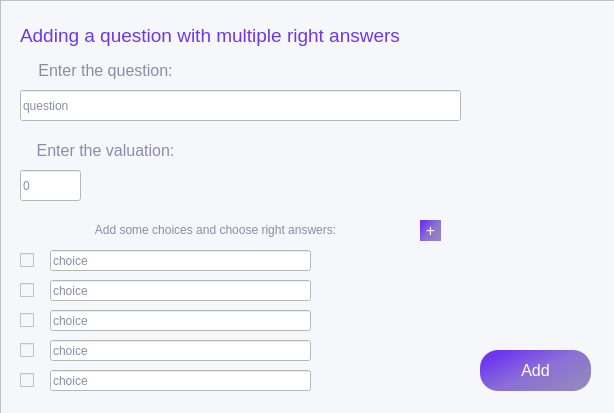
<?xml version="1.0" encoding="UTF-8"?>
<ui version="4.0">
 <class>Form</class>
 <widget class="QWidget" name="Form">
  <property name="geometry">
   <rect>
    <x>0</x>
    <y>0</y>
    <width>614</width>
    <height>413</height>
   </rect>
  </property>
  <property name="windowTitle">
   <string>Form</string>
  </property>
  <widget class="QFrame" name="frame">
   <property name="geometry">
    <rect>
     <x>0</x>
     <y>0</y>
     <width>620</width>
     <height>420</height>
    </rect>
   </property>
   <property name="styleSheet">
    <string notr="true">background-color: rgb(246, 247, 250);
color: rgb(110, 55, 238);
font: 12pt &quot;Arial&quot;;
color: rgb(139, 140, 166);</string>
   </property>
   <property name="frameShape">
    <enum>QFrame::StyledPanel</enum>
   </property>
   <property name="frameShadow">
    <enum>QFrame::Raised</enum>
   </property>
   <widget class="QLabel" name="label_2">
    <property name="geometry">
     <rect>
      <x>10</x>
      <y>50</y>
      <width>191</width>
      <height>41</height>
     </rect>
    </property>
    <property name="text">
     <string>&lt;html&gt;&lt;head/&gt;&lt;body&gt;&lt;p align=&quot;center&quot;&gt;&lt;span style=&quot; font-size:12pt;&quot;&gt;Enter the question:&lt;/span&gt;&lt;/p&gt;&lt;/body&gt;&lt;/html&gt;</string>
    </property>
    <property name="textFormat">
     <enum>Qt::RichText</enum>
    </property>
    <property name="alignment">
     <set>Qt::AlignCenter</set>
    </property>
   </widget>
   <widget class="QPushButton" name="pushButton">
    <property name="geometry">
     <rect>
      <x>480</x>
      <y>350</y>
      <width>111</width>
      <height>41</height>
     </rect>
    </property>
    <property name="font">
     <font>
      <family>Arial</family>
      <pointsize>12</pointsize>
      <weight>50</weight>
      <italic>false</italic>
      <bold>false</bold>
     </font>
    </property>
    <property name="cursor">
     <cursorShape>PointingHandCursor</cursorShape>
    </property>
    <property name="styleSheet">
     <string notr="true">background-color: qlineargradient(spread:pad, x1:0.07, y1:0.227364, x2:0.895, y2:0.847, stop:0 rgba(110, 55, 238, 255), stop:0.487562 rgba(138, 110, 215, 255), stop:1 rgba(147, 134, 190, 255));
border-radius: 18px;
color: rgb(255, 255, 255);</string>
    </property>
    <property name="text">
     <string>Add</string>
    </property>
   </widget>
   <widget class="QLabel" name="label_3">
    <property name="geometry">
     <rect>
      <x>20</x>
      <y>20</y>
      <width>501</width>
      <height>31</height>
     </rect>
    </property>
    <property name="styleSheet">
     <string notr="true">color: rgba(110, 55, 238, 255)</string>
    </property>
    <property name="text">
     <string>&lt;html&gt;&lt;head/&gt;&lt;body&gt;&lt;p&gt;&lt;span style=&quot; font-size:14pt;&quot;&gt;Adding a question with multiple right answers&lt;/span&gt;&lt;/p&gt;&lt;/body&gt;&lt;/html&gt;</string>
    </property>
    <property name="textFormat">
     <enum>Qt::RichText</enum>
    </property>
   </widget>
   <widget class="QLabel" name="label_5">
    <property name="geometry">
     <rect>
      <x>20</x>
      <y>130</y>
      <width>171</width>
      <height>41</height>
     </rect>
    </property>
    <property name="text">
     <string>&lt;html&gt;&lt;head/&gt;&lt;body&gt;&lt;p align=&quot;center&quot;&gt;&lt;span style=&quot; font-size:12pt;&quot;&gt;Enter the valuation:&lt;/span&gt;&lt;/p&gt;&lt;/body&gt;&lt;/html&gt;</string>
    </property>
    <property name="textFormat">
     <enum>Qt::RichText</enum>
    </property>
    <property name="alignment">
     <set>Qt::AlignCenter</set>
    </property>
   </widget>
   <widget class="QLineEdit" name="lineEdit">
    <property name="geometry">
     <rect>
      <x>20</x>
      <y>90</y>
      <width>441</width>
      <height>31</height>
     </rect>
    </property>
    <property name="styleSheet">
     <string notr="true">background-color: rgb(255,255,255);
font: 10pt &quot;MS Shell Dlg 2&quot;; </string>
    </property>
    <property name="text">
     <string>question</string>
    </property>
   </widget>
   <widget class="QLineEdit" name="lineEdit_2">
    <property name="geometry">
     <rect>
      <x>20</x>
      <y>170</y>
      <width>61</width>
      <height>31</height>
     </rect>
    </property>
    <property name="styleSheet">
     <string notr="true">background-color: rgb(255,255,255);
font: 10pt &quot;MS Shell Dlg 2&quot;; </string>
    </property>
    <property name="text">
     <string>0</string>
    </property>
   </widget>
   <widget class="QLabel" name="label_6">
    <property name="geometry">
     <rect>
      <x>10</x>
      <y>210</y>
      <width>411</width>
      <height>41</height>
     </rect>
    </property>
    <property name="text">
     <string>&lt;html&gt;&lt;head/&gt;&lt;body&gt;&lt;p align=&quot;center&quot;&gt;Add some choices and choose right answers:&lt;/p&gt;&lt;/body&gt;&lt;/html&gt;</string>
    </property>
    <property name="textFormat">
     <enum>Qt::RichText</enum>
    </property>
    <property name="alignment">
     <set>Qt::AlignCenter</set>
    </property>
   </widget>
   <widget class="QPushButton" name="pushButton_2">
    <property name="geometry">
     <rect>
      <x>420</x>
      <y>220</y>
      <width>21</width>
      <height>21</height>
     </rect>
    </property>
    <property name="font">
     <font>
      <family>Arial</family>
      <pointsize>12</pointsize>
      <weight>50</weight>
      <italic>false</italic>
      <bold>false</bold>
     </font>
    </property>
    <property name="cursor">
     <cursorShape>PointingHandCursor</cursorShape>
    </property>
    <property name="styleSheet">
     <string notr="true">background-color: qlineargradient(spread:pad, x1:0.07, y1:0.227364, x2:0.895, y2:0.847, stop:0 rgba(110, 55, 238, 255), stop:0.487562 rgba(138, 110, 215, 255), stop:1 rgba(147, 134, 190, 255));
border-radius: 18px;
color: rgb(255, 255, 255);</string>
    </property>
    <property name="text">
     <string>+</string>
    </property>
   </widget>
   <widget class="QLineEdit" name="lineEdit_3">
    <property name="geometry">
     <rect>
      <x>50</x>
      <y>250</y>
      <width>261</width>
      <height>21</height>
     </rect>
    </property>
    <property name="styleSheet">
     <string notr="true">background-color: rgb(255,255,255);
font: 10pt &quot;MS Shell Dlg 2&quot;; </string>
    </property>
    <property name="text">
     <string>choice</string>
    </property>
   </widget>
   <widget class="QLineEdit" name="lineEdit_4">
    <property name="geometry">
     <rect>
      <x>50</x>
      <y>280</y>
      <width>261</width>
      <height>21</height>
     </rect>
    </property>
    <property name="styleSheet">
     <string notr="true">background-color: rgb(255,255,255);
font: 10pt &quot;MS Shell Dlg 2&quot;; </string>
    </property>
    <property name="text">
     <string>choice</string>
    </property>
   </widget>
   <widget class="QLineEdit" name="lineEdit_5">
    <property name="geometry">
     <rect>
      <x>50</x>
      <y>310</y>
      <width>261</width>
      <height>21</height>
     </rect>
    </property>
    <property name="styleSheet">
     <string notr="true">background-color: rgb(255,255,255);
font: 10pt &quot;MS Shell Dlg 2&quot;; </string>
    </property>
    <property name="text">
     <string>choice</string>
    </property>
   </widget>
   <widget class="QLineEdit" name="lineEdit_6">
    <property name="geometry">
     <rect>
      <x>50</x>
      <y>340</y>
      <width>261</width>
      <height>21</height>
     </rect>
    </property>
    <property name="styleSheet">
     <string notr="true">background-color: rgb(255,255,255);
font: 10pt &quot;MS Shell Dlg 2&quot;; </string>
    </property>
    <property name="text">
     <string>choice</string>
    </property>
   </widget>
   <widget class="QLineEdit" name="lineEdit_7">
    <property name="geometry">
     <rect>
      <x>50</x>
      <y>370</y>
      <width>261</width>
      <height>21</height>
     </rect>
    </property>
    <property name="styleSheet">
     <string notr="true">background-color: rgb(255,255,255);
font: 10pt &quot;MS Shell Dlg 2&quot;; </string>
    </property>
    <property name="text">
     <string>choice</string>
    </property>
   </widget>
   <widget class="QCheckBox" name="checkBox">
    <property name="geometry">
     <rect>
      <x>20</x>
      <y>250</y>
      <width>16</width>
      <height>20</height>
     </rect>
    </property>
    <property name="text">
     <string/>
    </property>
   </widget>
   <widget class="QCheckBox" name="checkBox_2">
    <property name="geometry">
     <rect>
      <x>20</x>
      <y>280</y>
      <width>16</width>
      <height>20</height>
     </rect>
    </property>
    <property name="text">
     <string/>
    </property>
   </widget>
   <widget class="QCheckBox" name="checkBox_3">
    <property name="geometry">
     <rect>
      <x>20</x>
      <y>310</y>
      <width>16</width>
      <height>20</height>
     </rect>
    </property>
    <property name="text">
     <string/>
    </property>
   </widget>
   <widget class="QCheckBox" name="checkBox_4">
    <property name="geometry">
     <rect>
      <x>20</x>
      <y>340</y>
      <width>16</width>
      <height>20</height>
     </rect>
    </property>
    <property name="text">
     <string/>
    </property>
   </widget>
   <widget class="QCheckBox" name="checkBox_5">
    <property name="geometry">
     <rect>
      <x>20</x>
      <y>370</y>
      <width>16</width>
      <height>20</height>
     </rect>
    </property>
    <property name="text">
     <string/>
    </property>
   </widget>
   <widget class="QPushButton" name="pushButton_3">
    <property name="geometry">
     <rect>
      <x>420</x>
      <y>220</y>
      <width>21</width>
      <height>21</height>
     </rect>
    </property>
    <property name="font">
     <font>
      <family>Arial</family>
      <pointsize>12</pointsize>
      <weight>50</weight>
      <italic>false</italic>
      <bold>false</bold>
     </font>
    </property>
    <property name="cursor">
     <cursorShape>PointingHandCursor</cursorShape>
    </property>
    <property name="styleSheet">
     <string notr="true">background-color: qlineargradient(spread:pad, x1:0.07, y1:0.227364, x2:0.895, y2:0.847, stop:0 rgba(110, 55, 238, 255), stop:0.487562 rgba(138, 110, 215, 255), stop:1 rgba(147, 134, 190, 255));
border-radius: 18px;
color: rgb(255, 255, 255);</string>
    </property>
    <property name="text">
     <string>+</string>
    </property>
   </widget>
   <widget class="QPushButton" name="pushButton_4">
    <property name="geometry">
     <rect>
      <x>420</x>
      <y>220</y>
      <width>21</width>
      <height>21</height>
     </rect>
    </property>
    <property name="font">
     <font>
      <family>Arial</family>
      <pointsize>12</pointsize>
      <weight>50</weight>
      <italic>false</italic>
      <bold>false</bold>
     </font>
    </property>
    <property name="cursor">
     <cursorShape>PointingHandCursor</cursorShape>
    </property>
    <property name="styleSheet">
     <string notr="true">background-color: qlineargradient(spread:pad, x1:0.07, y1:0.227364, x2:0.895, y2:0.847, stop:0 rgba(110, 55, 238, 255), stop:0.487562 rgba(138, 110, 215, 255), stop:1 rgba(147, 134, 190, 255));
border-radius: 18px;
color: rgb(255, 255, 255);</string>
    </property>
    <property name="text">
     <string>+</string>
    </property>
   </widget>
   <zorder>pushButton_4</zorder>
   <zorder>pushButton_3</zorder>
   <zorder>label_2</zorder>
   <zorder>pushButton</zorder>
   <zorder>label_3</zorder>
   <zorder>label_5</zorder>
   <zorder>lineEdit</zorder>
   <zorder>lineEdit_2</zorder>
   <zorder>label_6</zorder>
   <zorder>lineEdit_3</zorder>
   <zorder>lineEdit_4</zorder>
   <zorder>lineEdit_5</zorder>
   <zorder>lineEdit_6</zorder>
   <zorder>lineEdit_7</zorder>
   <zorder>checkBox</zorder>
   <zorder>checkBox_2</zorder>
   <zorder>checkBox_3</zorder>
   <zorder>checkBox_4</zorder>
   <zorder>checkBox_5</zorder>
   <zorder>pushButton_2</zorder>
  </widget>
 </widget>
 <resources/>
 <connections/>
</ui>
